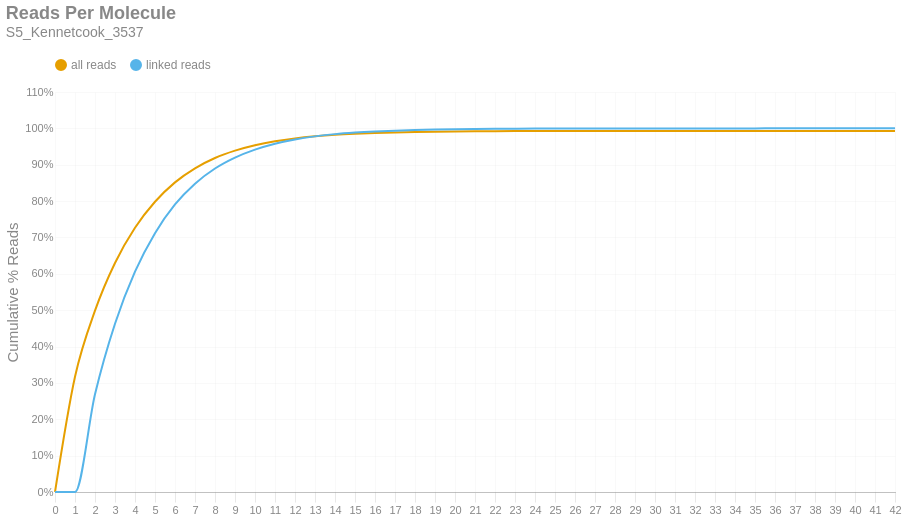

Notebook cell for this chart:
### Markdown cell above
### Reads per Molecule
This chart shows the cumulative distribution of the number of reads per linked molecule. That is, how many alignments are associated with a unique molecule. This excludes the number of reads associated with invalid or absent linked-read barcodes. The `linked` histogram is the percentages recalculated when disregarding singletons.

### Code cell
if SKIPLR:
    print_html(f"Skipped")
else:
    counts = np.bincount(valids['reads'].cast(pl.Int64).to_numpy())
    weighted = counts * np.arange(len(counts))
    all_perc = weighted / n_reads
    linked_perc = weighted / n_linked_reads
    linked_perc[1] = 0
    binned_df = pl.DataFrame({
        'readsper': list(range(len(counts))),
        'all reads (cumsum)': np.cumsum(all_perc).tolist(),
        'linked reads (cumsum)': np.cumsum(linked_perc).tolist(),
    })

    with SafeRender(binned_df):
        (
            density_plot(binned_df, 'Reads Per Molecule', samplename, 'readspmol')
            .encode(
                x=alt.X('readsper:O', title=None).axis(labelAngle=0).scale(padding=0),
                y=alt.Y('value:Q', title='Cumulative % Reads').axis(format='%').stack(False),
                color=alt.Color("key:N").scale(domain=["all reads", "linked reads"]),
                tooltip=[
                    alt.Tooltip("key:N", title="Data Type"),
                    alt.Tooltip("readsper:O", title="Reads Per Molecule"),
                    alt.Tooltip("value:Q", format=".2%", title="% Reads (Cum.)")
                ]            
            )
        ).display()

### Figure 1 — Vega-Lite specification as saved in the notebook (floating-point values rounded to 4 significant figures)
{"width": "container", "height": 400, "config": {"title": {"anchor": "start", "dy": -15, "fontSize": 18, "color": "#888888", "subtitleColor": "#888888", "subtitleFontSize": 14}, "arc": {"fill": "#0072B2"}, "axis": {"domainColor": "#888888", "domainWidth": 0.5, "gridWidth": 0.2, "grid": false, "titleFontWeight": 400, "titleFontSize": 15, "labelFontSize": 11, "labelColor": "#888888", "tickColor": "#888888", "tickWidth": 0.2, "titleColor": "#888888"}, "axisBand": {"grid": false}, "axisX": {"grid": true, "tickSize": 10, "domainCap": "round"}, "axisY": {"domain": false, "grid": true, "tickSize": 0, "domainCap": "round"}, "background": "transparent", "header": {"labelFontSize": 15, "labelColor": "#888888", "titleFontSize": 15, "titleFontWeight": 600, "titleColor": "#888888"}, "legend": {"labelFont": "sans-serif", "labelFontSize": 12, "labelColor": "#888888", "symbolSize": 100, "symbolType": "circle", "titleFontSize": 12, "titlePadding": 10, "titleColor": "#888888", "title": null, "orient": "top"}, "range": {"category": ["#E69F00", "#56B4E9", "#009E73", "#F0E442", "#0072B2", "#D55E00", "#CC79A7", "#000000"], "diverging": ["#cfe8f3", "#a2d4ec", "#73bfe2", "#46abdb", "#1696d2", "#12719e"]}, "area": {"fill": "#0072B2", "fillOpacity": 0.7, "line": true, "strokeOpacity": 0.7}, "line": {"color": "#0072B2", "stroke": "#0072B2", "strokeWidth": 2}, "trail": {"color": "#0072B2", "stroke": "#0072B2", "strokeWidth": 0, "size": 1}, "point": {"filled": true, "fillOpacity": 1.0, "size": 95}, "text": {"color": "#888888", "fontSize": 11, "align": "right", "fontWeight": 400, "size": 11}, "bar": {"fill": "#0072B2", "stroke": null}, "view": {"stroke": null, "continuousWidth": 660, "continuousHeight": 400}}, "data": {"name": "data-6523b06b6655108d7cf4e9d8ece022fb"}, "mark": {"type": "line", "interpolate": "monotone", "point": {"opacity": 0, "size": 275}}, "encoding": {"color": {"field": "key", "scale": {"domain": ["all reads", "linked reads"]}, "type": "nominal"}, "tooltip": [{"field": "key", "title": "Data Type", "type": "nominal"}, {"field": "readsper", "title": "Reads Per Molecule", "type": "ordinal"}, {"field": "value", "format": ".2%", "title": "% Reads (Cum.)", "type": "quantitative"}], "x": {"axis": {"labelAngle": 0}, "field": "readsper", "scale": {"padding": 0}, "title": null, "type": "ordinal"}, "y": {"axis": {"format": "%"}, "field": "value", "stack": false, "title": "Cumulative % Reads", "type": "quantitative"}}, "params": [{"name": "param_c36ac31b6afebe62", "select": {"type": "point", "fields": ["key"]}, "bind": "legend"}], "title": {"text": "Reads Per Molecule", "subtitle": "S5_Kennetcook_3537"}, "transform": [{"fold": ["all reads (cumsum)", "linked reads (cumsum)"]}, {"calculate": "replace(datum.key, ' (cumsum)', '')", "as": "key"}, {"filter": {"param": "param_c36ac31b6afebe62"}}], "usermeta": {"embedOptions": {"downloadFileName": "S5_Kennetcook_3537.readspmol"}}, "$schema": "https://vega.github.io/schema/vega-lite/v6.1.0.json", "datasets": {"data-6523b06b6655108d7cf4e9d8ece022fb": [{"readsper": 0, "all reads (cumsum)": 0.0, "linked reads (cumsum)": 0.0}, {"readsper": 1, "all reads (cumsum)": 0.317, "linked reads (cumsum)": 0.0}, {"readsper": 2, "all reads (cumsum)": 0.4986, "linked reads (cumsum)": 0.2687}, {"readsper": 3, "all reads (cumsum)": 0.6299, "linked reads (cumsum)": 0.4628}, {"readsper": 4, "all reads (cumsum)": 0.7266, "linked reads (cumsum)": 0.6059}, {"readsper": 5, "all reads (cumsum)": 0.7982, "linked reads (cumsum)": 0.7117}, {"readsper": 6, "all reads (cumsum)": 0.8515, "linked reads (cumsum)": 0.7906}, {"readsper": 7, "all reads (cumsum)": 0.8901, "linked reads (cumsum)": 0.8478}, {"readsper": 8, "all reads (cumsum)": 0.9184, "linked reads (cumsum)": 0.8896}, {"readsper": 9, "all reads (cumsum)": 0.9387, "linked reads (cumsum)": 0.9197}, {"readsper": 10, "all reads (cumsum)": 0.9536, "linked reads (cumsum)": 0.9416}, {"readsper": 11, "all reads (cumsum)": 0.9645, "linked reads (cumsum)": 0.9578}, {"readsper": 12, "all reads (cumsum)": 0.9724, "linked reads (cumsum)": 0.9695}, {"readsper": 13, "all reads (cumsum)": 0.9782, "linked reads (cumsum)": 0.978}, {"readsper": 14, "all reads (cumsum)": 0.9823, "linked reads (cumsum)": 0.9842}, {"readsper": 15, "all reads (cumsum)": 0.9852, "linked reads (cumsum)": 0.9884}, {"readsper": 16, "all reads (cumsum)": 0.9873, "linked reads (cumsum)": 0.9915}, {"readsper": 17, "all reads (cumsum)": 0.9888, "linked reads (cumsum)": 0.9938}, {"readsper": 18, "all reads (cumsum)": 0.99, "linked reads (cumsum)": 0.9955}, {"readsper": 19, "all reads (cumsum)": 0.9909, "linked reads (cumsum)": 0.9968}, {"readsper": 20, "all reads (cumsum)": 0.9915, "linked reads (cumsum)": 0.9976}, {"readsper": 21, "all reads (cumsum)": 0.9919, "linked reads (cumsum)": 0.9982}, {"readsper": 22, "all reads (cumsum)": 0.9922, "linked reads (cumsum)": 0.9987}, {"readsper": 23, "all reads (cumsum)": 0.9924, "linked reads (cumsum)": 0.9991}, {"readsper": 24, "all reads (cumsum)": 0.9926, "linked reads (cumsum)": 0.9993}, {"readsper": 25, "all reads (cumsum)": 0.9927, "linked reads (cumsum)": 0.9995}, {"readsper": 26, "all reads (cumsum)": 0.9928, "linked reads (cumsum)": 0.9996}, {"readsper": 27, "all reads (cumsum)": 0.9929, "linked reads (cumsum)": 0.9997}, {"readsper": 28, "all reads (cumsum)": 0.9929, "linked reads (cumsum)": 0.9998}, {"readsper": 29, "all reads (cumsum)": 0.993, "linked reads (cumsum)": 0.9999}, {"readsper": 30, "all reads (cumsum)": 0.993, "linked reads (cumsum)": 0.9999}, {"readsper": 31, "all reads (cumsum)": 0.993, "linked reads (cumsum)": 0.9999}, {"readsper": 32, "all reads (cumsum)": 0.993, "linked reads (cumsum)": 0.9999}, {"readsper": 33, "all reads (cumsum)": 0.993, "linked reads (cumsum)": 1.0}, {"readsper": 34, "all reads (cumsum)": 0.993, "linked reads (cumsum)": 1.0}, {"readsper": 35, "all reads (cumsum)": 0.993, "linked reads (cumsum)": 1.0}, {"readsper": 36, "all reads (cumsum)": 0.993, "linked reads (cumsum)": 1.0}, {"readsper": 37, "all reads (cumsum)": 0.993, "linked reads (cumsum)": 1.0}, {"readsper": 38, "all reads (cumsum)": 0.9931, "linked reads (cumsum)": 1.0}, {"readsper": 39, "all reads (cumsum)": 0.9931, "linked reads (cumsum)": 1.0}, {"readsper": 40, "all reads (cumsum)": 0.9931, "linked reads (cumsum)": 1.0}, {"readsper": 41, "all reads (cumsum)": 0.9931, "linked reads (cumsum)": 1.0}, {"readsper": 42, "all reads (cumsum)": 0.9931, "linked reads (cumsum)": 1.0}]}}
